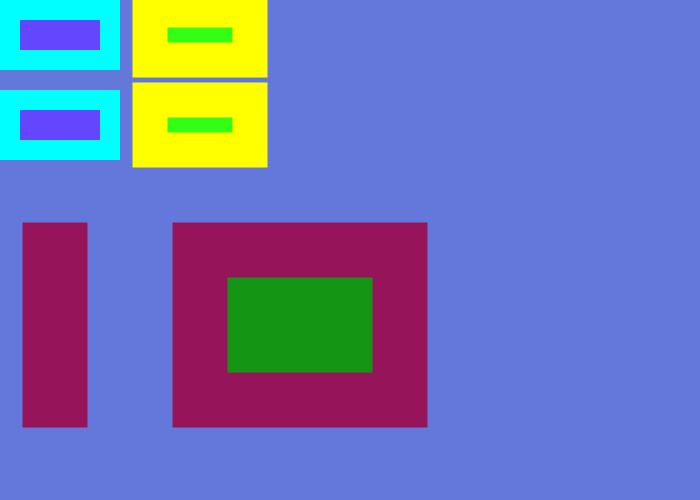
Frame 1 (no input)
Frame 60 (no input): identical to frame 1, image omitted
Frame 120 (the mouse pressed at the canvas centre since frame 60): identical to frame 1, image omitted

The p5.js sketch that drew this single still picture (run headless with seeded random() and noise() and a simulated clock; from frame 60 on, the mouse is pressed at the canvas centre):

// p5.js sketch
// ── sketch.js
function setup()
{
  createCanvas(700,500);

}

function draw()
{
	background(100,120,220)

	// change the paint brush to a specific color according to RGB values
	// this color applies only to the inside color of a shape
	fill(100,70,255);
	// change the paint brush to a specific color according to RGB values
	// this color applies only to the outside color of a shape
	stroke(0,255,255);
	// modifies the thickness of the border of an object
	strokeWeight(20);
	rect(10,10,100,50);
	rect(10,100,100,50);


	fill(50,255,20);
	stroke(255,255,0);
	strokeWeight(35);
	rect(150,10,100,50);
	rect(150,100,100,50);

  fill(20,150,20);
	stroke(150,20,90);
	strokeWeight(55);
  rect(50,250,10,150);
  rect(200,250,200,150);


// Worked  with charles











}

// ── style.css
function setup()
{
  createCanvas(700,500);

}

function draw()
{
	background(255,0,0)

	// change the paint brush to a specific color according to RGB values
	// this color applies only to the inside color of a shape
	fill(0,0,255);

	// change the paint brush to a specific color according to RGB values
	// this color applies only to the outside color of a shape
	stroke(0,0,0);

	// modifies the thickness of the border of an object
	strokeWeight(3);


	rect(100,10,100,50);
	rect(10,100,100,50);


	fill(255,255,0);
	stroke(255,255,255);
	strokeWeight(10);

	rect(150,10,100,50);
	rect(150,100,100,50);

}
